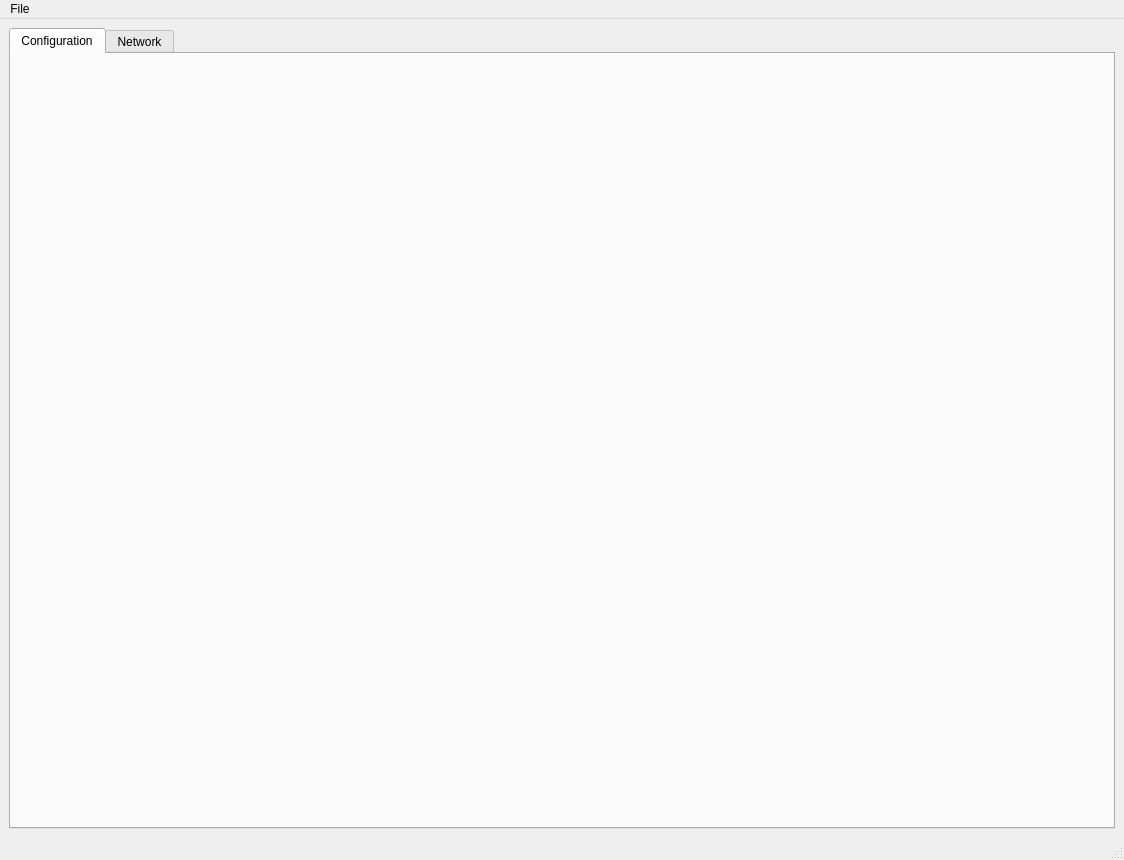
<?xml version="1.0" encoding="UTF-8"?>
<ui version="4.0">
 <class>MainWindow</class>
 <widget class="QMainWindow" name="MainWindow">
  <property name="geometry">
   <rect>
    <x>0</x>
    <y>0</y>
    <width>1124</width>
    <height>860</height>
   </rect>
  </property>
  <property name="windowTitle">
   <string>MainWindow</string>
  </property>
  <widget class="QWidget" name="centralwidget">
   <layout class="QGridLayout" name="gridLayout">
    <item row="0" column="0">
     <widget class="QTabWidget" name="tabWidget">
      <property name="currentIndex">
       <number>0</number>
      </property>
      <widget class="QWidget" name="configTab">
       <attribute name="title">
        <string>Configuration</string>
       </attribute>
       <layout class="QGridLayout" name="gridLayout_2">
        <item row="0" column="0">
         <widget class="QWidget" name="widget" native="true"/>
        </item>
       </layout>
      </widget>
      <widget class="QWidget" name="netTab">
       <attribute name="title">
        <string>Network</string>
       </attribute>
      </widget>
     </widget>
    </item>
   </layout>
  </widget>
  <widget class="QMenuBar" name="menubar">
   <property name="geometry">
    <rect>
     <x>0</x>
     <y>0</y>
     <width>1124</width>
     <height>25</height>
    </rect>
   </property>
   <widget class="QMenu" name="menuFile">
    <property name="title">
     <string>File</string>
    </property>
    <addaction name="actionNew"/>
    <addaction name="actionOpen"/>
    <addaction name="actionSave"/>
    <addaction name="actionSave_As"/>
    <addaction name="actionClose"/>
    <addaction name="actionExit"/>
   </widget>
   <addaction name="menuFile"/>
  </widget>
  <widget class="QStatusBar" name="statusbar"/>
  <action name="actionNew">
   <property name="text">
    <string>New</string>
   </property>
  </action>
  <action name="actionOpen">
   <property name="text">
    <string>Open</string>
   </property>
  </action>
  <action name="actionSave">
   <property name="text">
    <string>Save</string>
   </property>
  </action>
  <action name="actionSave_As">
   <property name="text">
    <string>Save As</string>
   </property>
  </action>
  <action name="actionClose">
   <property name="text">
    <string>Close</string>
   </property>
  </action>
  <action name="actionExit">
   <property name="text">
    <string>Exit</string>
   </property>
  </action>
 </widget>
 <resources/>
 <connections/>
</ui>
